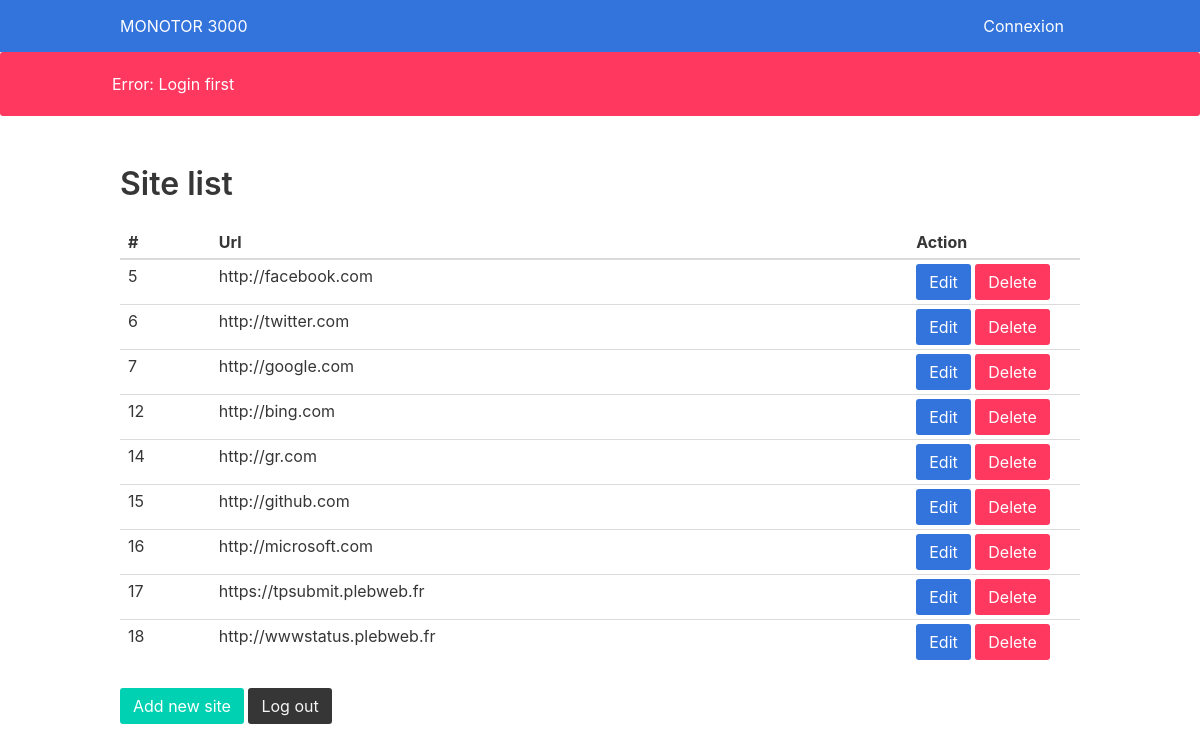
The page /admin on the database as committed earlier.
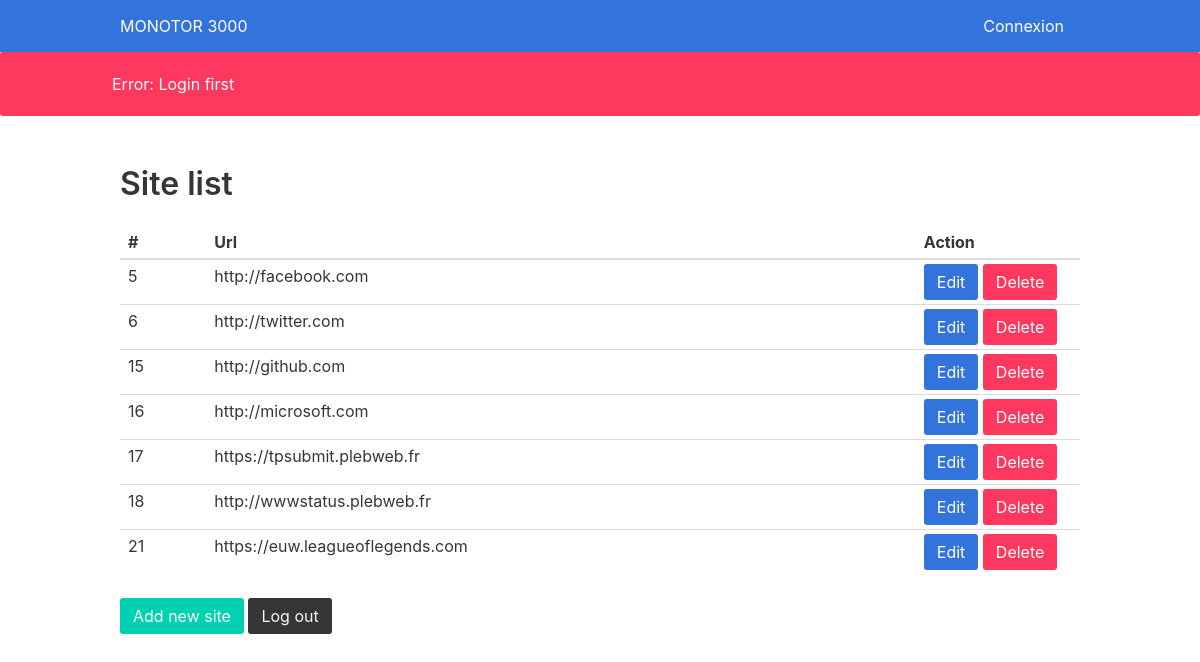
The same page on the database as committed later.
### tables this page shows
CREATE TABLE "site"
(
    id INTEGER PRIMARY KEY AUTOINCREMENT,
    url VARCHAR(200) DEFAULT empty
);

### app.py (the view)
@app.route('/admin')
def admin():
    check_login()
    sites = sql_obj.get_all_data_site()
    return render_template('admin/admin.html', sites=sites)

### SQLRequest.py (called while the page is built)
    def exe_sql(self, query, commit=False):
        req = sqlite3.connect(self.app.config['BDD']).execute(query)
        if commit:
            req.execute("COMMIT ")
        return req

    def get_all_data_site(self):
        sites = self.exe_sql("SELECT * FROM site")
        return sites.fetchall()

### app.py (called while the page is built)
def check_login():
    if not session.get('is_login'):
        flash('Error: Login first')
        return redirect(url_for('login'))

### templates/admin/admin.html (shortened to what this page needs)
{% extends 'layout.html' %}
{% block body %}
    <h1 class="title">Site list</h1>
    <table class="table is-narrow is-fullwidth">
        <thead>
        <tr>
            <th>#</th>
            <th>Url</th>
            <th>Action</th>
        </tr>
        </thead>
        <tbody>
        {% for site in sites %}
            <tr>
                <td style="padding-right: 50px">{{ site[0] }}</td>
                <td style="padding-right: 350px">{{ site[1] }}</td>
                <td style="padding-right: 0">
                    <a class="button is-link" href="{{ url_for('edit_site', id_site=site[0]) }}">Edit</a>
                    <a class="button is-danger" href="{{ url_for('delete_site', id_site=site[0]) }}">Delete</a></td>
            </tr>
        {% endfor %}
        </tbody>
    </table>
    <a href="{{ url_for('new_site') }}" class="button is-primary">Add new site</a>
    <a href="{{ url_for('logout') }}" class="button is-dark">Log out</a>
{% endblock %}

### templates/layout.html (shortened to what this page needs)
<!DOCTYPE html>
<html lang="en">
<head>
    <link rel="stylesheet" href="{{ url_for('static', filename = 'bulma.min.css') }}">
    <link rel="stylesheet" href="{{ url_for('static', filename = 'custom.css') }}">
</head>
<body>
<nav class="navbar has-shadow is-link">
    <div class="container">
        <div class="navbar-brand">
            <a class="navbar-item" href="/">
                MONOTOR 3000
            </a>
        </div>
        <div class="navbar-end">
            {% if session.get('is_login') %}
                <div class="navbar-item has-dropdown is-hoverable">
                    <label class="navbar-link">Administration</label>
                    <div class="navbar-dropdown">
                        <a href="{{ url_for('admin') }}" class="navbar-item">
                            Main panel
                        </a>
                        <hr class="navbar-divider">
                        <a href="{{ url_for('logout') }}" class="navbar-item">
                            Log out
                        </a>
                    </div>
                </div>
            {% else %}
                <a class="navbar-item" href="{{ url_for('login') }}">Connexion</a>
            {% endif %}
        </div>
    </div>
</nav>
{% with messages = get_flashed_messages() %}
    {% if messages %}
        <ul>
            {% for message in messages %}
                {% if "Error" in message %}
                    <div class="notification is-danger">
                {% else %}
                    <div class="notification is-info">
                {% endif %}
            <div class="container">
                {{ message }}
            </div>
            </div>
            {% endfor %}
        </ul>
    {% endif %}
{% endwith %}
<div class="container" id="corps">
    {% block body %}{% endblock %}
</div>
</body>
</html>

### static/custom.css (style rules this page uses)
div#corps { padding-top: 50px; }

Rows that differ between the two databases and show on the page:
removed site: id "7", url "http://google.com"
removed site: id "12", url "http://bing.com"
removed site: id "14", url "http://gr.com"
added site: id "21", url "https://euw.leagueoflegends.com"
